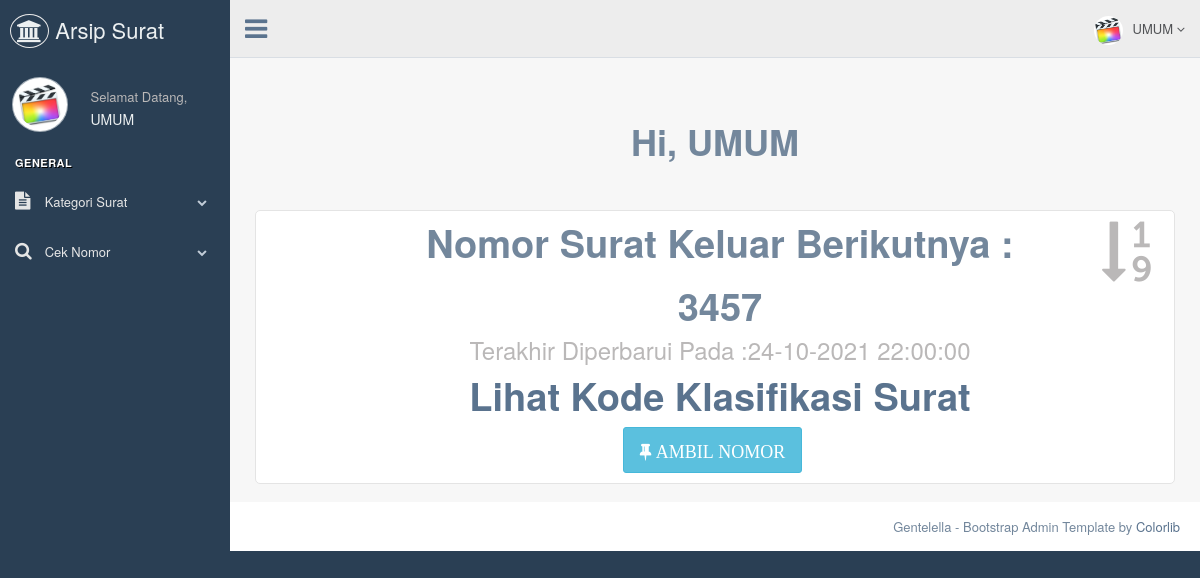
Screenshot of /bagian/ceknomor.php (signed in) with the database file from the repository.
### tables this page shows
CREATE TABLE `tb_bagian` (
  `id_bagian` int(11) NOT NULL,
  `nama_bagian` varchar(120) NOT NULL,
  `username_admin_bagian` varchar(50) NOT NULL,
  `password_bagian` varchar(50) NOT NULL,
  `nama_lengkap` varchar(70) NOT NULL,
  `tanggal_lahir_bagian` date NOT NULL,
  `alamat` text NOT NULL,
  `no_hp_bagian` varchar(12) NOT NULL,
  `gambar` varchar(255) NOT NULL
);

CREATE TABLE `tb_suratkeluar` (
  `id_suratkeluar` int(11) NOT NULL,
  `tanggalkeluar_suratkeluar` datetime NOT NULL,
  `kode_suratkeluar` varchar(10) NOT NULL,
  `nomor_suratkeluar` varchar(45) NOT NULL,
  `nama_bagian` varchar(70) NOT NULL,
  `tanggalsurat_suratkeluar` date NOT NULL,
  `kepada_suratkeluar` varchar(255) NOT NULL,
  `perihal_suratkeluar` text NOT NULL,
  `file_suratkeluar` varchar(255) NOT NULL,
  `operator` varchar(50) NOT NULL,
  `tanggal_entry` datetime NOT NULL DEFAULT current_timestamp()
);

### bagian/ceknomor.php (the view, shortened to what this page needs)
<!DOCTYPE html>
<html lang="en">
<head>
  <link href="../assets/vendors/bootstrap/dist/css/bootstrap.min.css" rel="stylesheet">
  <link href="../assets/vendors/font-awesome/css/font-awesome.min.css" rel="stylesheet">
  <link href="../assets/vendors/nprogress/nprogress.css" rel="stylesheet">
  <link href="../assets/vendors/iCheck/skins/flat/green.css" rel="stylesheet">
  <link href="../assets/vendors/bootstrap-progressbar/css/bootstrap-progressbar-3.3.4.min.css" rel="stylesheet">
  <link href="../assets/vendors/jqvmap/dist/jqvmap.min.css" rel="stylesheet" />
  <link href="../assets/vendors/bootstrap-daterangepicker/daterangepicker.css" rel="stylesheet">
  <link href="../assets/build/css/custom.min.css" rel="stylesheet">
</head>
<body class="nav-md">
  <div class="container body">
    <div class="main_container">
      <?php
      include("sidebarmenu.php");
      ?>
      <?php
      include("header.php");
      ?>
      <div class="right_col" role="main">
        <div class="row">
          <div class="col-md-12">
            <div class="">
              <div class="x_content">
                <div class="row">
                  <div class="row">
                    <div class="col-md-12 col-sm-12 col-xs-12">
                      <br><br>
                      <center>
                        <h1><b>Hi, <?php echo $_SESSION['nama']; ?></b></h1>
                      </center>
                      <br><br>
                    </div>
                  </div>
                  <?php include '../koneksi/koneksi.php';
                  $sql1     = "SELECT * FROM tb_suratkeluar ORDER BY tanggal_entry DESC LIMIT 1";
                  $query1    = mysqli_query($db, $sql1);
                  $data1     = mysqli_fetch_array($query1);
                  $update = $data1['tanggal_entry'];
                  $update = date('d-m-Y H:i:s', strtotime($update));
                  $sql2     = "SELECT * FROM tb_suratkeluar ORDER BY nomor_suratkeluar DESC LIMIT 1";
                  $query2    = mysqli_query($db, $sql2);
                  $data2     = mysqli_fetch_array($query2);
                  $nomor = $data2['nomor_suratkeluar'];
                  if ($jumlah = 0) {
                    $nomorbaru = "0001";
                  } else {
                    $nomormax = substr($nomor, 0, 4);
                    $nomorbaru = intval($nomormax) + 1;
                  }
                  ?>
                  <form action="ambilnomor.php" name="ambilnomor" method="post" enctype="multipart/form-data" id="demo-form2" data-parsley-validate class="form-horizontal form-label-left">
                    <div class="animated flipInY col-lg-12 col-md-12 col-sm-12 col-xs-12">
                      <div class="tile-stats">
                        <div class="icon"><i class="fa fa-sort-numeric-asc"></i>
                        </div>
                        <div class="count">
                          <center>Nomor Surat Keluar Berikutnya :</center>
                        </div>
                        <div class="count">
                          <center><?php echo "$nomorbaru" ?></center>
                        </div>
                        <center>
                          <h3>Terakhir Diperbarui Pada :<?php echo "$update" ?></h3>
                        </center>
                        <div class="count"><a href="../admin/file/kode_klasifikasi_surat.xlsx">
                            <center>Lihat Kode Klasifikasi Surat</center>
                          </a></div>
                        <center><button type="submit" title="Ambil Nomor" class="btn btn-info btn-lg"><i class="fa  fa-thumb-tack"> AMBIL NOMOR</i></button></a></center>
                      </div>
                    </div>
                </div>
              </div>
            </div>
          </div>
        </div>
      </div>
      <footer>
        <div class="pull-right">
          Gentelella - Bootstrap Admin Template by <a href="https://colorlib.com">Colorlib</a>
        </div>
        <div class="clearfix"></div>
      </footer>
    </div>
  </div>
</body>
</html>

### bagian/sidebarmenu.php (shortened to what this page needs)
<?php
	 include '../koneksi/koneksi.php';
			$sql  		= "SELECT * FROM tb_bagian where id_bagian='".$_SESSION['id']."'";
			$query  	= mysqli_query($db, $sql);
			$data 		= mysqli_fetch_array($query);
?>
        <div class="col-md-3 left_col">
          <div class="left_col scroll-view">
            <div class="navbar nav_title" style="border: 0;">
              <a href="index.php" class="site_title"><i class="fa fa-institution"></i> <span> Arsip Surat</span></a>
            </div>
            <div class="profile clearfix">
              <div class="profile_pic">
                <img src="images/<?php echo $data['gambar']; ?>"  height="55" width="55" alt="" class="img-circle profile_img">
              </div>
              <div class="profile_info">
                <span>Selamat Datang,</span>
                <h2><?php echo $_SESSION['nama'];?></h2>
              </div>
            </div>
            <br />
            <div id="sidebar-menu" class="main_menu_side hidden-print main_menu">
              <div class="menu_section">
                <h3>General</h3>
                <ul class="nav side-menu">
                  <li><a><i class="fa fa-file-text"></i> Kategori Surat <span class="fa fa-chevron-down"></span></a>
                  </li>
                  <li><a><i class="fa fa-search"></i> Cek Nomor <span class="fa fa-chevron-down"></span></a>
                  </li>
                </ul>
              </div>
            </div>
          </div>
        </div>

### bagian/header.php (shortened to what this page needs)
<?php
include '../koneksi/koneksi.php';
$sql  		= "SELECT * FROM tb_bagian where id_bagian='".$_SESSION['id']."'";
$query  	= mysqli_query($db, $sql);
$data 		= mysqli_fetch_array($query);
?>
        <div class="top_nav">
          <div class="nav_menu">
            <nav>
              <div class="nav toggle">
                <a id="menu_toggle"><i class="fa fa-bars"></i></a>
              </div>
              <ul class="nav navbar-nav navbar-right">
                <li class="">
                  <a href="javascript:;" class="user-profile dropdown-toggle" data-toggle="dropdown" aria-expanded="false">
                    <img src="images/<?php echo $data['gambar']; ?>" alt=""><?php echo $_SESSION['nama'];?>
                    <span class=" fa fa-angle-down"></span>
                  </a>
                </li>
              </ul>
            </nav>
          </div>
        </div>

### rows the page displays
tb_bagian: gambar (picture)
tb_suratkeluar: nomor_suratkeluar "3457", tanggal_entry "24-10-2021 22:00:00"

### other values shown
$_SESSION['nama'] "UMUM"
